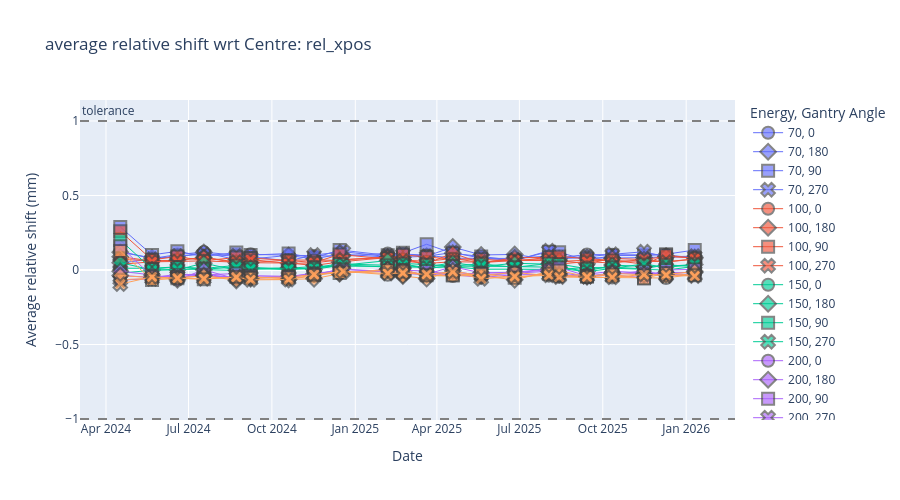

Source (notebook cell):
### Code cell
plotly_ave_spot_position(sub_df, "rel_xpos", "Gantry 1", "XRV-3000", 24, exclude_centre=True)
